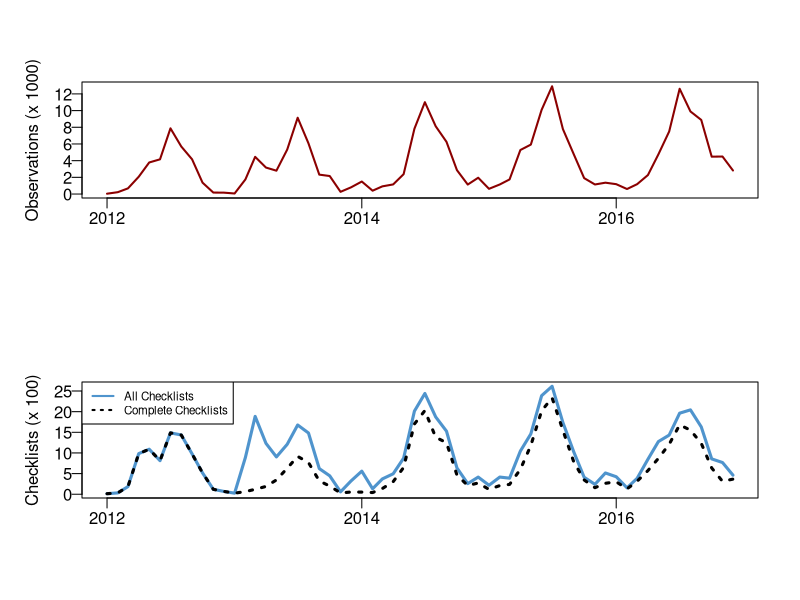
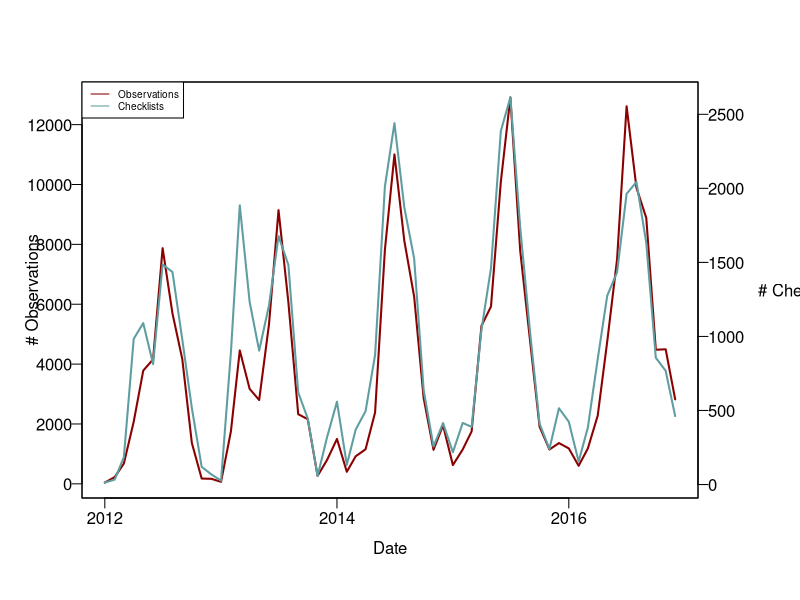

These charts were generated, in order, by the following R code:
# Graphing observations and checklists over time
# Jeffrey C. Oliver
# jcoliver@email.arizona.edu
# 2017-03-25

rm(list = ls())

################################################################################
submission.data <- read.csv(file = "data/submission-data.csv")

add.zero <- submission.data$month < 10

submission.data$month[add.zero] <- paste0("0", submission.data$month[add.zero])

submission.data$date <- as.Date(paste0(as.character(submission.data$year), 
                                       submission.data$month, 
                                       "01"), 
                                "%Y%m%d")

line.cols <- c("darkred", "steelblue3", "black")
line.types <- c(1, 1, 3)
################################################################################
# Two-panel graph, top is Observations over time
# Bottom is checklists over time
par(mfrow = c(2, 1))

par(mgp = c(2, 0.5, 0), # default mgp = c(3, 1, 0)
    las = 1) # for horizontal axis labels
# Plot observations on left-hand y-axis
plot(x = submission.data$date,
     y = submission.data$observations / 1000,
     type = "l",
     col = line.cols[1],
     lty = line.types[1],
     lwd = 2,
     xlab = "",
     ylab = "Observations (x 1000)")

# Checklists vs complete checklists
# Plot all checklists first
plot(x = submission.data$date,
     y = submission.data$all.checklist / 100,
     type = "l",
     col = line.cols[2],
     lty = line.types[2],
     lwd = 3,
     xlab = "",
     ylab = "Checklists (x 100)")

# Add complete checklists
points(x = submission.data$date,
       y = submission.data$complete.checklist / 100,
       type = "l",
       col = line.cols[3],
       lty = line.types[3],
       lwd = 3)
legend("topleft", 
       legend = c("All Checklists", "Complete Checklists"),
       col = line.cols[2:3], 
       lty = line.types[2:3], 
       lwd = 2,
       cex = 0.7)

par(mfrow = c(1, 1))

################################################################################
# For plotting two y-axes
par(mar = c(5, 4, 4, 5) + 0.1)
# Plot observations on left-hand y-axis
plot(x = submission.data$date,
     y = submission.data$observations,
     type = "l",
     col = "darkred",
     lwd = 2,
     xlab = "Date",
     ylab = "# Observations")

# Now plot checklists on right-hand y-axis
par(new = TRUE)
plot(x = submission.data$date,
     y = submission.data$all.checklist,
     type = "l",
     col = "cadetblue",
     lwd = 2,
     xaxt = "n",
     yaxt = "n",
     xlab = "",
     ylab = "")
axis(side = 4)
mtext(text = "# Checklists", side = 4, line = 3)
legend("topleft", 
       legend = c("Observations", "Checklists"),
       col = c("darkred", "cadetblue"), 
       lty = 1, 
       lwd = 1,
       cex = 0.6)
